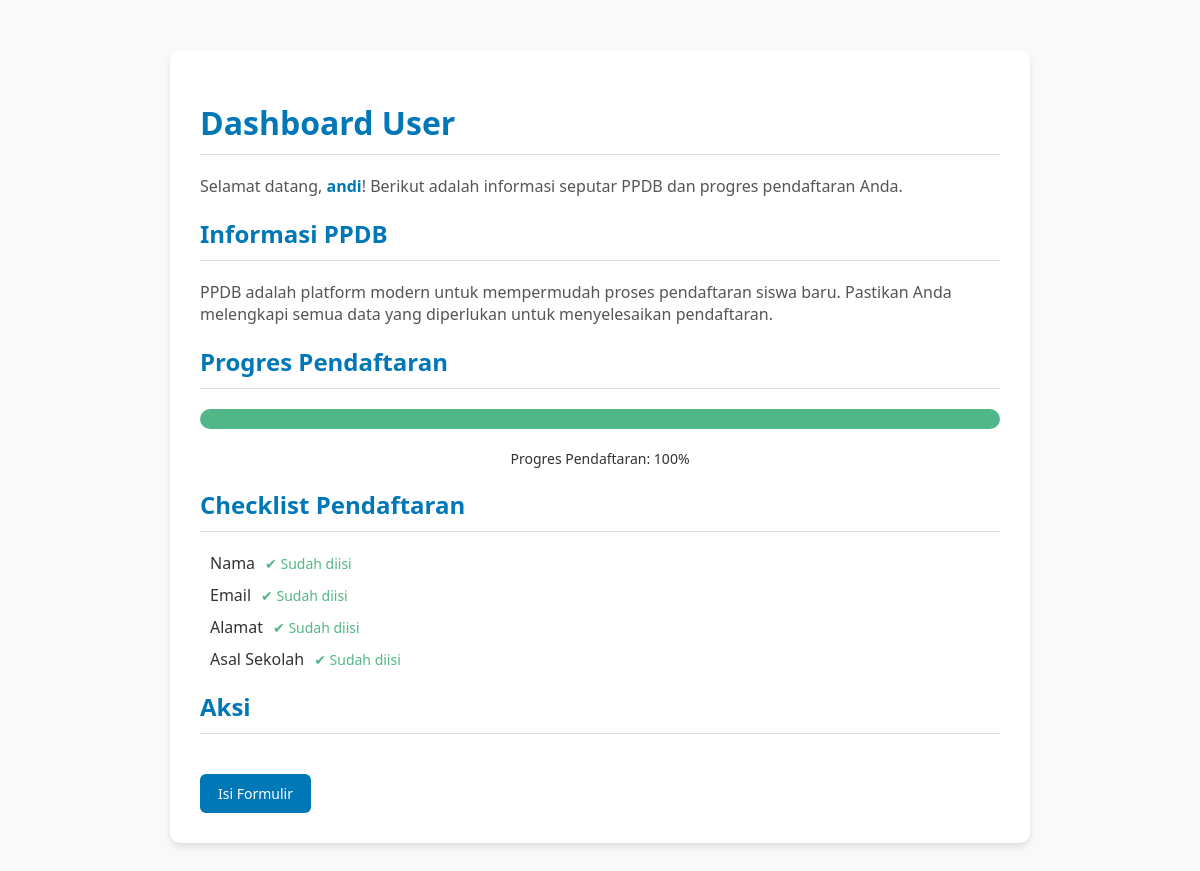
/dashboard_user/1, run on the app's committed database.
### models.py (models this page shows)
class User(db.Model):
    id = db.Column(db.Integer, primary_key=True)
    name = db.Column(db.String(100), nullable=False)
    email = db.Column(db.String(100), unique=True, nullable=False)
    password = db.Column(db.String(100), nullable=False)
    status = db.Column(db.String(20), default='Pending')  # Pending, Approved, Rejected
    school = db.Column(db.String(100), nullable=True)  # Asal sekolah
    address = db.Column(db.String(200), nullable=True)  # Alamat
    birth_date = db.Column(db.Date, nullable=True)  # Tanggal lahir
    phone = db.Column(db.String(15), nullable=True)  # Nomor telepon
    gender = db.Column(db.String(20), nullable=True)  # Jenis kelamin
    hobby = db.Column(db.String(200), nullable=True)  # Hobi
    parent_name = db.Column(db.String(100), nullable=True)  # Nama orang tua/wali
    parent_job = db.Column(db.String(100), nullable=True)  # Pekerjaan orang tua/wali
    created_at = db.Column(db.DateTime, default=datetime.utcnow)  # Waktu pendaftaran

### app.py (the view)
@app.route('/dashboard_user/<int:user_id>', methods=['GET', 'POST'])
def dashboard_user(user_id):
    user = User.query.get(user_id)
    if not user:
        flash('User tidak ditemukan.')
        return redirect(url_for('index'))
    total_fields = 4
    filled_fields = sum([
        bool(user.name),
        bool(user.email),
        bool(user.address),
        bool(user.school)
    ])
    progress = int((filled_fields / total_fields) * 100)
    return render_template('dashboard_user.html', user=user, progress=progress)

### templates/dashboard_user.html (shortened to what this page needs)
<!DOCTYPE html>
<html>
<head>
    <link rel="stylesheet" type="text/css" href="{{ url_for('static', filename='css/user.css') }}">
</head>
<body>
    <div class="container">
        <h1>Dashboard User</h1>
        <p>Selamat datang, <strong>{{ user.name }}</strong>! Berikut adalah informasi seputar PPDB dan progres pendaftaran Anda.</p>
        <h2>Informasi PPDB</h2>
        <p>PPDB adalah platform modern untuk mempermudah proses pendaftaran siswa baru. Pastikan Anda melengkapi semua data yang diperlukan untuk menyelesaikan pendaftaran.</p>
        <h2>Progres Pendaftaran</h2>
        <div class="progress-container">
            <div class="progress-bar" style="width: {{ progress if progress is not none else 0 }}%;"></div>
        </div>
        <div class="progress-label">
            Progres Pendaftaran: {{ progress }}%
        </div>
        <h2>Checklist Pendaftaran</h2>
        <div class="checklist">
            <div class="checklist-item">
                <span>Nama</span>
                <span class="status {{ 'complete' if user.name else 'incomplete' }}">
                    {{ '✔ Sudah diisi' if user.name else '✘ Belum diisi' }}
                </span>
            </div>
            <div class="checklist-item">
                <span>Email</span>
                <span class="status {{ 'complete' if user.email else 'incomplete' }}">
                    {{ '✔ Sudah diisi' if user.email else '✘ Belum diisi' }}
                </span>
            </div>
            <div class="checklist-item">
                <span>Alamat</span>
                <span class="status {{ 'complete' if user.address else 'incomplete' }}">
                    {{ '✔ Sudah diisi' if user.address else '✘ Belum diisi' }}
                </span>
            </div>
            <div class="checklist-item">
                <span>Asal Sekolah</span>
                <span class="status {{ 'complete' if user.school else 'incomplete' }}">
                    {{ '✔ Sudah diisi' if user.school else '✘ Belum diisi' }}
                </span>
            </div>
        </div>
        <h2>Aksi</h2>
        <a href="{{ url_for('form', user_id=user.id) }}" class="btn btn-blue">Isi Formulir</a>
    </div>
</body>
</html>

### static/css/user.css (style rules this page uses)
body { margin: 0; font-family: 'Segoe UI', sans-serif; background-color: #f9f9f9; color: #333; }
.container { max-width: 800px; margin: 50px auto; background: #ffffff; padding: 30px; border-radius: 10px; box-shadow: 0 4px 6px rgba(0, 0, 0, 0.1); }
.container h1, .container h2 { color: #0077b6; border-bottom: 1px solid #ddd; padding-bottom: 10px; margin-bottom: 20px; }
.container p, label { color: #555; font-size: 16px; margin: 10px 0; }
.container strong { color: #0077b6; }
.btn { display: inline-block; margin-top: 20px; padding: 10px 18px; border-radius: 6px; font-size: 14px; text-decoration: none; font-weight: 500; transition: background-color 0.3s ease; }
.btn-blue { background-color: #0077b6; color: white; }

### data on the page
User: name "andi", name "✔ Sudah diisi", email "✔ Sudah diisi", address "✔ Sudah diisi", school "✔ Sudah diisi"

### other printed values
{{ progress }} "100"
